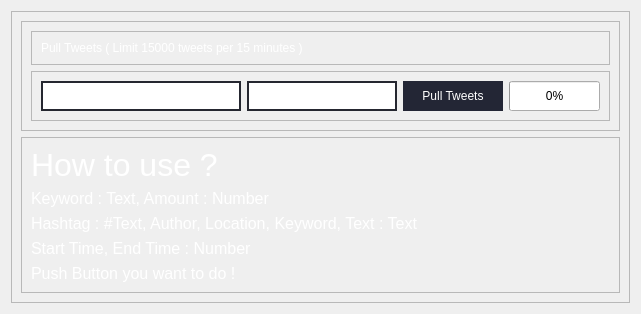
            <widget class="QWidget" name="page_1">
             <layout class="QVBoxLayout" name="verticalLayout_7">
              <item>
               <widget class="QFrame" name="frame_3">
                <property name="frameShape">
                 <enum>QFrame::StyledPanel</enum>
                </property>
                <property name="frameShadow">
                 <enum>QFrame::Raised</enum>
                </property>
                <layout class="QVBoxLayout" name="verticalLayout_19">
                 <item>
                  <widget class="QFrame" name="frame_5">
                   <property name="maximumSize">
                    <size>
                     <width>16777215</width>
                     <height>16777215</height>
                    </size>
                   </property>
                   <property name="frameShape">
                    <enum>QFrame::StyledPanel</enum>
                   </property>
                   <property name="frameShadow">
                    <enum>QFrame::Raised</enum>
                   </property>
                   <layout class="QVBoxLayout" name="verticalLayout_21">
                    <item>
                     <widget class="QFrame" name="frame_12">
                      <property name="maximumSize">
                       <size>
                        <width>16777215</width>
                        <height>50</height>
                       </size>
                      </property>
                      <property name="frameShape">
                       <enum>QFrame::StyledPanel</enum>
                      </property>
                      <property name="frameShadow">
                       <enum>QFrame::Raised</enum>
                      </property>
                      <layout class="QVBoxLayout" name="verticalLayout_22">
                       <item>
                        <widget class="QLabel" name="label_2">
                         <property name="maximumSize">
                          <size>
                           <width>16777215</width>
                           <height>100</height>
                          </size>
                         </property>
                         <property name="styleSheet">
                          <string notr="true">color: #FFF;</string>
                         </property>
                         <property name="text">
                          <string>Pull Tweets ( Limit 15000 tweets per 15 minutes )</string>
                         </property>
                        </widget>
                       </item>
                      </layout>
                     </widget>
                    </item>
                    <item>
                     <widget class="QFrame" name="frame_11">
                      <property name="maximumSize">
                       <size>
                        <width>16777215</width>
                        <height>100</height>
                       </size>
                      </property>
                      <property name="frameShape">
                       <enum>QFrame::StyledPanel</enum>
                      </property>
                      <property name="frameShadow">
                       <enum>QFrame::Raised</enum>
                      </property>
                      <layout class="QHBoxLayout" name="horizontalLayout_6">
                       <item>
                        <widget class="QLineEdit" name="Keyword_Pull_Field">
                         <property name="minimumSize">
                          <size>
                           <width>200</width>
                           <height>30</height>
                          </size>
                         </property>
                         <property name="maximumSize">
                          <size>
                           <width>240</width>
                           <height>30</height>
                          </size>
                         </property>
                         <property name="styleSheet">
                          <string notr="true">QLineEdit {
	border: 2px solid rgb(37,39,48);
	border-radius: 50px;
	color: #FFF;
	padding-left: 20px;
	padding-right: 20px;
}</string>
                         </property>
                         <property name="placeholderText">
                          <string>Keyword</string>
                         </property>
                        </widget>
                       </item>
                       <item>
                        <widget class="QLineEdit" name="Keyword_Pull_Field_2">
                         <property name="minimumSize">
                          <size>
                           <width>80</width>
                           <height>30</height>
                          </size>
                         </property>
                         <property name="maximumSize">
                          <size>
                           <width>200</width>
                           <height>30</height>
                          </size>
                         </property>
                         <property name="styleSheet">
                          <string notr="true">QLineEdit {
	border: 2px solid rgb(37,39,48);
	border-radius: 50px;
	color: #FFF;
	padding-left: 20px;
	padding-right: 20px;
}</string>
                         </property>
                         <property name="placeholderText">
                          <string>Amount</string>
                         </property>
                        </widget>
                       </item>
                       <item>
                        <widget class="QPushButton" name="PullTweet_Field">
                         <property name="minimumSize">
                          <size>
                           <width>100</width>
                           <height>30</height>
                          </size>
                         </property>
                         <property name="styleSheet">
                          <string notr="true">QPushButton {
	color: rgb(255, 255, 255);
	background-color: rgb(35, 38, 53);
	border: 0px solid;
}
QPushButton:hover {
	background-color: rgb(49, 54, 80);
}

QPushButton:checked {
	background-color: rgb(49, 54, 80);
}</string>
                         </property>
                         <property name="text">
                          <string>Pull Tweets</string>
                         </property>
                        </widget>
                       </item>
                       <item>
                        <widget class="QProgressBar" name="progressBar">
                         <property name="minimumSize">
                          <size>
                           <width>0</width>
                           <height>30</height>
                          </size>
                         </property>
                         <property name="value">
                          <number>0</number>
                         </property>
                         <property name="textVisible">
                          <bool>true</bool>
                         </property>
                        </widget>
                       </item>
                      </layout>
                     </widget>
                    </item>
                   </layout>
                  </widget>
                 </item>
                 <item>
                  <widget class="QFrame" name="frame_10">
                   <property name="minimumSize">
                    <size>
                     <width>0</width>
                     <height>0</height>
                    </size>
                   </property>
                   <property name="frameShape">
                    <enum>QFrame::StyledPanel</enum>
                   </property>
                   <property name="frameShadow">
                    <enum>QFrame::Raised</enum>
                   </property>
                   <layout class="QVBoxLayout" name="verticalLayout_20">
                    <item>
                     <widget class="QLabel" name="label_3">
                      <property name="maximumSize">
                       <size>
                        <width>16777215</width>
                        <height>100</height>
                       </size>
                      </property>
                      <property name="font">
                       <font>
                        <pointsize>24</pointsize>
                       </font>
                      </property>
                      <property name="styleSheet">
                       <string notr="true">color: #FFF;</string>
                      </property>
                      <property name="text">
                       <string>How to use ?</string>
                      </property>
                     </widget>
                    </item>
                    <item>
                     <widget class="QLabel" name="label_4">
                      <property name="maximumSize">
                       <size>
                        <width>16777215</width>
                        <height>30</height>
                       </size>
                      </property>
                      <property name="font">
                       <font>
                        <pointsize>12</pointsize>
                       </font>
                      </property>
                      <property name="styleSheet">
                       <string notr="true">color:#FFF;</string>
                      </property>
                      <property name="text">
                       <string>Keyword : Text, Amount : Number</string>
                      </property>
                     </widget>
                    </item>
                    <item>
                     <widget class="QLabel" name="label_5">
                      <property name="maximumSize">
                       <size>
                        <width>16777215</width>
                        <height>30</height>
                       </size>
                      </property>
                      <property name="font">
                       <font>
                        <pointsize>12</pointsize>
                       </font>
                      </property>
                      <property name="styleSheet">
                       <string notr="true">color:#FFF;</string>
                      </property>
                      <property name="text">
                       <string>Hashtag : #Text, Author, Location, Keyword, Text : Text</string>
                      </property>
                     </widget>
                    </item>
                    <item>
                     <widget class="QLabel" name="label_6">
                      <property name="maximumSize">
                       <size>
                        <width>16777215</width>
                        <height>30</height>
                       </size>
                      </property>
                      <property name="font">
                       <font>
                        <pointsize>12</pointsize>
                       </font>
                      </property>
                      <property name="styleSheet">
                       <string notr="true">color:#FFF;</string>
                      </property>
                      <property name="text">
                       <string>Start Time, End Time : Number</string>
                      </property>
                     </widget>
                    </item>
                    <item>
                     <widget class="QLabel" name="label_7">
                      <property name="maximumSize">
                       <size>
                        <width>16777215</width>
                        <height>30</height>
                       </size>
                      </property>
                      <property name="font">
                       <font>
                        <pointsize>12</pointsize>
                       </font>
                      </property>
                      <property name="styleSheet">
                       <string notr="true">color:#FFF;</string>
                      </property>
                      <property name="text">
                       <string>Push Button you want to do !</string>
                      </property>
                     </widget>
                    </item>
                   </layout>
                  </widget>
                 </item>
                </layout>
               </widget>
              </item>
             </layout>
            </widget>
